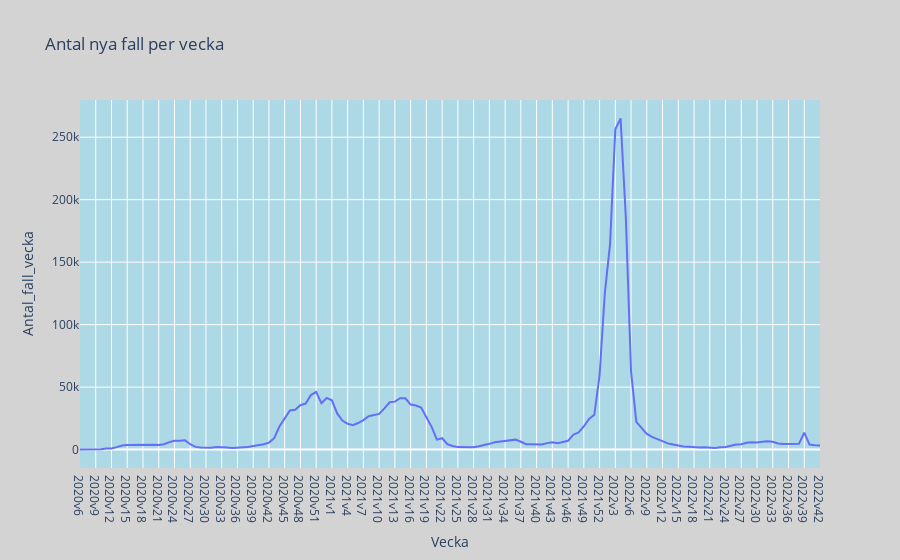

The notebook cell saved with this chart:
### Code cell
fig = px.line(veckodata_riket, x='Vecka', y='Antal_fall_vecka', title='Antal nya fall per vecka')
fig.update_layout(
    plot_bgcolor='lightblue', 
    paper_bgcolor='lightgrey' 
)

fig.show()

### Figure 1 — Plotly figure (JSON) as saved in the notebook; plotly's stock layout.template omitted (floating-point values rounded to 4 significant figures; data arrays with more than 128 entries replaced by an {"elided": "..."} marker saying what was removed)
{"data": [{"hovertemplate": "Vecka=%{x}<br>Antal_fall_vecka=%{y}<extra></extra>", "legendgroup": "", "line": {"color": "#636efa", "dash": "solid"}, "marker": {"symbol": "circle"}, "mode": "lines", "name": "", "orientation": "v", "showlegend": false, "type": "scatter", "x": {"elided": "142 str values"}, "xaxis": "x", "y": {"elided": "142 int values"}, "yaxis": "y"}], "layout": {"legend": {"tracegroupgap": 0}, "paper_bgcolor": "lightgrey", "plot_bgcolor": "lightblue", "title": {"text": "Antal nya fall per vecka"}, "xaxis": {"anchor": "y", "domain": [0, 1], "title": {"text": "Vecka"}}, "yaxis": {"anchor": "x", "domain": [0, 1], "title": {"text": "Antal_fall_vecka"}}}}
